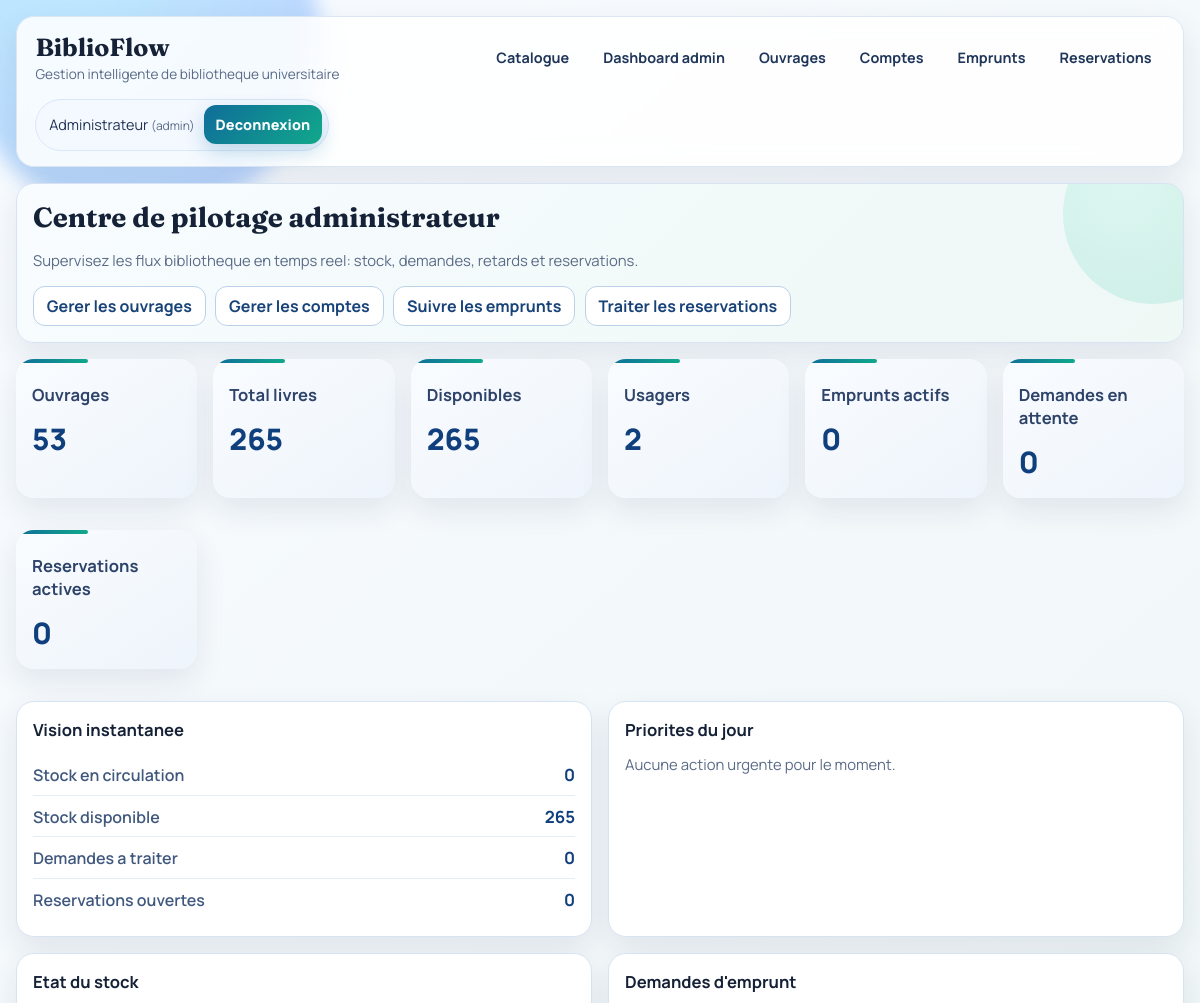
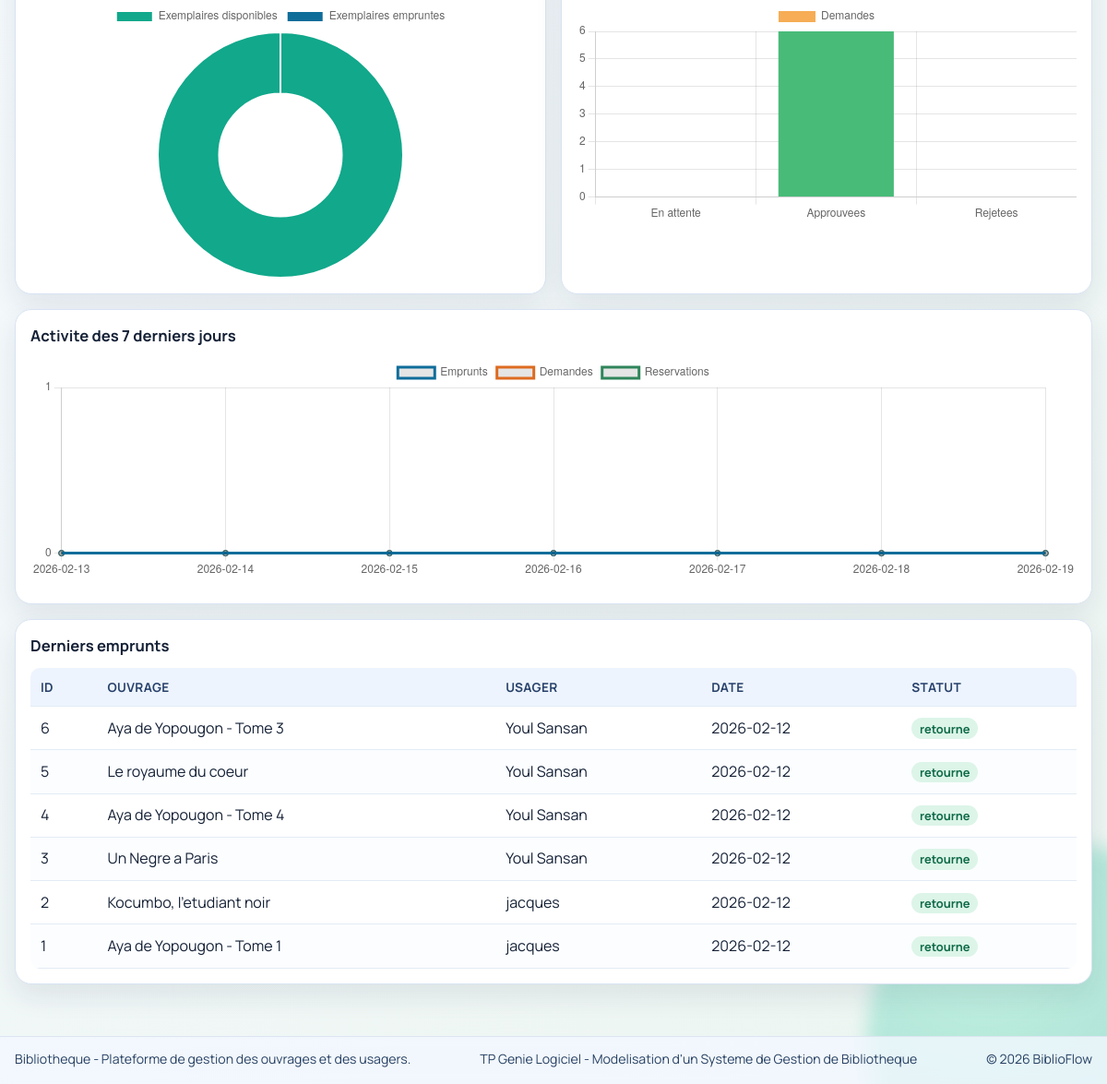
The page /admin (signed in) on the database its author committed (2 pictures, top to bottom).
### tables this page shows
CREATE TABLE users (
                id INTEGER PRIMARY KEY AUTOINCREMENT,
                full_name TEXT NOT NULL,
                email TEXT UNIQUE NOT NULL,
                phone TEXT,
                user_type TEXT NOT NULL DEFAULT 'adherent'
            , role TEXT NOT NULL DEFAULT 'user', password_hash TEXT, is_suspended INTEGER NOT NULL DEFAULT 0, suspension_reason TEXT, suspension_origin TEXT, suspension_date TEXT);

CREATE TABLE loans (
                id INTEGER PRIMARY KEY AUTOINCREMENT,
                user_id INTEGER NOT NULL,
                book_id INTEGER NOT NULL,
                loan_date TEXT NOT NULL DEFAULT (date('now')),
                due_date TEXT,
                return_date TEXT,
                FOREIGN KEY(user_id) REFERENCES users(id) ON DELETE CASCADE,
                FOREIGN KEY(book_id) REFERENCES books(id) ON DELETE CASCADE
            );

CREATE TABLE books (
                id INTEGER PRIMARY KEY AUTOINCREMENT,
                title TEXT NOT NULL,
                author TEXT NOT NULL,
                isbn TEXT UNIQUE,
                total_copies INTEGER NOT NULL CHECK(total_copies >= 0),
                available_copies INTEGER NOT NULL CHECK(available_copies >= 0)
            , publisher TEXT, publication_year INTEGER);

### app.py (the view)
@app.route("/admin")
@admin_required
def admin_dashboard():
    with get_db_connection() as conn:
        inventory_totals = conn.execute(
            """
            SELECT
                COALESCE(SUM(total_copies), 0) AS total_copies,
                COALESCE(SUM(available_copies), 0) AS available_copies
            FROM books
            """
        ).fetchone()
        stats = {
            "books": conn.execute("SELECT COUNT(*) AS c FROM books").fetchone()["c"],
            "users": conn.execute("SELECT COUNT(*) AS c FROM users WHERE role = 'user'").fetchone()["c"],
            "active_loans": conn.execute(
                "SELECT COUNT(*) AS c FROM loans WHERE return_date IS NULL"
            ).fetchone()["c"],
            "pending_requests": conn.execute(
                "SELECT COUNT(*) AS c FROM loan_requests WHERE status = 'pending'"
            ).fetchone()["c"],
            "active_reservations": conn.execute(
                "SELECT COUNT(*) AS c FROM reservations WHERE status = 'active'"
            ).fetchone()["c"],
            "total_copies": inventory_totals["total_copies"],
            "available_copies": inventory_totals["available_copies"],
            "borrowed_copies": inventory_totals["total_copies"] - inventory_totals["available_copies"],
        }
        request_status_rows = conn.execute(
            """
            SELECT status, COUNT(*) AS c
            FROM loan_requests
            GROUP BY status
            """
        ).fetchall()
        request_status = {"pending": 0, "approved": 0, "rejected": 0}
        for row in request_status_rows:
            if row["status"] in request_status:
                request_status[row["status"]] = row["c"]
        weekly_rows = conn.execute(
            """
            WITH RECURSIVE days(day) AS (
                SELECT date('now', '-6 day')
                UNION ALL
                SELECT date(day, '+1 day') FROM days WHERE day < date('now')
            )
            SELECT
                day,
                COALESCE((SELECT COUNT(*) FROM loans l WHERE l.loan_date = day), 0) AS loans_count,
                COALESCE((SELECT COUNT(*) FROM loan_requests r WHERE r.request_date = day), 0) AS requests_count,
                COALESCE((SELECT COUNT(*) FROM reservations rs WHERE rs.reservation_date = day), 0) AS reservations_count
            FROM days
            ORDER BY day
            """
        ).fetchall()
        recent_loans = conn.execute(
            """
            SELECT l.id, b.title AS book_title, u.full_name AS user_name,
                   l.loan_date, l.return_date
            FROM loans l
            JOIN books b ON b.id = l.book_id
            JOIN users u ON u.id = l.user_id
            ORDER BY l.id DESC
            LIMIT 10
            """
        ).fetchall()
    inventory_chart = {
        "labels": ["Exemplaires disponibles", "Exemplaires empruntes"],
        "values": [stats["available_copies"], stats["borrowed_copies"]],
    }
    requests_chart = {
        "labels": ["En attente", "Approuvees", "Rejetees"],
        "values": [request_status["pending"], request_status["approved"], request_status["rejected"]],
    }
    weekly_chart = {
        "labels": [row["day"] for row in weekly_rows],
        "loans": [row["loans_count"] for row in weekly_rows],
        "requests": [row["requests_count"] for row in weekly_rows],
        "reservations": [row["reservations_count"] for row in weekly_rows],
    }
    return render_template(
        "dashboard.html",
        stats=stats,
        recent_loans=recent_loans,
        inventory_chart=inventory_chart,
        requests_chart=requests_chart,
        weekly_chart=weekly_chart,
    )

### app.py (called while the page is built)
def get_db_connection() -> sqlite3.Connection:
    conn = sqlite3.connect(DB_PATH)
    conn.row_factory = sqlite3.Row
    conn.execute("PRAGMA foreign_keys = ON")
    return conn

def get_current_user() -> Optional[sqlite3.Row]:
    user_id = session.get("user_id")
    if not user_id:
        return None
    with get_db_connection() as conn:
        sync_user_suspensions(conn)
        return conn.execute("SELECT * FROM users WHERE id = ?", (user_id,)).fetchone()

def login_required(view):
    @wraps(view)
    def wrapped(*args, **kwargs):
        if not session.get("user_id"):
            flash("Veuillez vous connecter pour continuer.", "error")
            next_target = request.path if request.method == "GET" else url_for("catalog")
            return redirect(url_for("login", next=next_target))
        return view(*args, **kwargs)
    return wrapped

def admin_required(view):
    @wraps(view)
    @login_required
    def wrapped(*args, **kwargs):
        user = get_current_user()
        if user is None or user["role"] != "admin":
            flash("Acces reserve a l'administrateur.", "error")
            return redirect(url_for("user_dashboard"))
        return view(*args, **kwargs)
    return wrapped

@app.context_processor
def inject_user():
    return {"session_user": get_current_user(), "current_year": date.today().year}

### templates/dashboard.html (shortened to what this page needs)
{% extends "base.html" %}
{% block content %}
<section class="card hero-card page-head reveal-up">
    <h2>Centre de pilotage administrateur</h2>
    <p class="muted">Supervisez les flux bibliotheque en temps reel: stock, demandes, retards et reservations.</p>
    <div class="quick-links">
        <a class="btn-ghost" href="{{ url_for('books') }}">Gerer les ouvrages</a>
        <a class="btn-ghost" href="{{ url_for('users') }}">Gerer les comptes</a>
        <a class="btn-ghost" href="{{ url_for('loans') }}">Suivre les emprunts</a>
        <a class="btn-ghost" href="{{ url_for('reservations') }}">Traiter les reservations</a>
    </div>
</section>
<section class="stats-grid">
    <article class="card stat reveal-up"><h3>Ouvrages</h3><p>{{ stats.books }}</p></article>
    <article class="card stat reveal-up"><h3>Total livres</h3><p>{{ stats.total_copies }}</p></article>
    <article class="card stat reveal-up"><h3>Disponibles</h3><p>{{ stats.available_copies }}</p></article>
    <article class="card stat reveal-up"><h3>Usagers</h3><p>{{ stats.users }}</p></article>
    <article class="card stat reveal-up"><h3>Emprunts actifs</h3><p>{{ stats.active_loans }}</p></article>
    <article class="card stat reveal-up"><h3>Demandes en attente</h3><p>{{ stats.pending_requests }}</p></article>
    <article class="card stat reveal-up"><h3>Reservations actives</h3><p>{{ stats.active_reservations }}</p></article>
</section>
<section class="split-grid">
    <article class="card mini-panel reveal-up">
        <h3>Vision instantanee</h3>
        <div class="metric-line"><span>Stock en circulation</span><strong>{{ stats.borrowed_copies }}</strong></div>
        <div class="metric-line"><span>Stock disponible</span><strong>{{ stats.available_copies }}</strong></div>
        <div class="metric-line"><span>Demandes a traiter</span><strong>{{ stats.pending_requests }}</strong></div>
        <div class="metric-line"><span>Reservations ouvertes</span><strong>{{ stats.active_reservations }}</strong></div>
    </article>
    <article class="card mini-panel reveal-up">
        <h3>Priorites du jour</h3>
        {% if stats.pending_requests == 0 and stats.active_loans == 0 and stats.active_reservations == 0 %}
        <p class="muted">Aucune action urgente pour le moment.</p>
        {% endif %}
    </article>
</section>
<section class="dashboard-grid">
    <article class="card chart-card reveal-up">
        <h3>Etat du stock</h3>
        <div class="chart-wrap"><canvas id="inventoryChart"></canvas></div>
    </article>
    <article class="card chart-card reveal-up">
        <h3>Demandes d'emprunt</h3>
        <div class="chart-wrap"><canvas id="requestStatusChart"></canvas></div>
    </article>
</section>
<section class="card chart-card reveal-up">
    <h3>Activite des 7 derniers jours</h3>
    <div class="chart-wrap"><canvas id="weeklyActivityChart"></canvas></div>
</section>
<section class="card reveal-up">
    <h3>Derniers emprunts</h3>
    <table>
        <thead>
            <tr><th>ID</th><th>Ouvrage</th><th>Usager</th><th>Date</th><th>Statut</th></tr>
        </thead>
        <tbody>
            {% for loan in recent_loans %}
            <tr>
                <td>{{ loan.id }}</td>
                <td>{{ loan.book_title }}</td>
                <td>{{ loan.user_name }}</td>
                <td>{{ loan.loan_date }}</td>
                <td>
                    {% if loan.return_date %}
                    <span class="status-chip status-ok">retourne</span>
                    {% else %}
                    <span class="status-chip">en cours</span>
                    {% endif %}
                </td>
            </tr>
            {% else %}
            <tr><td colspan="5">Aucune donnee.</td></tr>
            {% endfor %}
        </tbody>
    </table>
</section>
{% endblock %}
{% block scripts %}
<script>
const inventoryData = {{ inventory_chart | tojson }};
const requestsData = {{ requests_chart | tojson }};
const weeklyData = {{ weekly_chart | tojson }};
new Chart(document.getElementById("inventoryChart"), {
    type: "doughnut",
    data: {
        labels: inventoryData.labels,
        datasets: [{
            data: inventoryData.values,
            backgroundColor: ["#11a88b", "#0f6d9a"]
        }]
    },
    options: { responsive: true, maintainAspectRatio: false }
});
new Chart(document.getElementById("requestStatusChart"), {
    type: "bar",
    data: {
        labels: requestsData.labels,
        datasets: [{
            label: "Demandes",
            data: requestsData.values,
            backgroundColor: ["#f6ad55", "#48bb78", "#f56565"]
        }]
    },
    options: {
        responsive: true,
        maintainAspectRatio: false,
        scales: { y: { beginAtZero: true, ticks: { precision: 0 } } }
    }
});
new Chart(document.getElementById("weeklyActivityChart"), {
    type: "line",
    data: {
        labels: weeklyData.labels,
        datasets: [
            { label: "Emprunts", data: weeklyData.loans, borderColor: "#0f6d9a", tension: 0.25 },
            { label: "Demandes", data: weeklyData.requests, borderColor: "#dd6b20", tension: 0.25 },
            { label: "Reservations", data: weeklyData.reservations, borderColor: "#2f855a", tension: 0.25 }
        ]
    },
    options: {
        responsive: true,
        maintainAspectRatio: false,
        scales: { y: { beginAtZero: true, ticks: { precision: 0 } } }
    }
});
</script>
{% endblock %}

### templates/base.html (shortened to what this page needs)
<!DOCTYPE html>
<html lang="fr">
<head>
    <link rel="stylesheet" href="{{ url_for('static', filename='style.css') }}">
</head>
<body>
<header class="topbar">
    <div class="brand-block">
        <a class="brand" href="{{ url_for('home') }}">BiblioFlow</a>
        <p>Gestion intelligente de bibliotheque universitaire</p>
    </div>
    <nav class="main-nav">
        <a href="{{ url_for('catalog') }}">Catalogue</a>
        {% if session_user and session_user.role == 'admin' %}
        <a href="{{ url_for('admin_dashboard') }}">Dashboard admin</a>
        <a href="{{ url_for('books') }}">Ouvrages</a>
        <a href="{{ url_for('users') }}">Comptes</a>
        <a href="{{ url_for('loans') }}">Emprunts</a>
        <a href="{{ url_for('reservations') }}">Reservations</a>
        {% elif session_user %}
        <a href="{{ url_for('user_dashboard') }}">Mon dashboard</a>
        {% endif %}
    </nav>
    {% if session_user %}
    <div class="session-box">
        <span>
            {{ session_user.full_name }} <small>({{ session_user.role }})</small>
        </span>
        <form method="post" action="{{ url_for('logout') }}">
            <button type="submit">Deconnexion</button>
        </form>
    </div>
    {% else %}
    <div class="session-box guest-box">
        <a class="btn-ghost" href="{{ url_for('login') }}">Connexion</a>
        <a class="btn-ghost" href="{{ url_for('register') }}">Inscription</a>
    </div>
    {% endif %}
</header>
<main class="container">
    {% block content %}{% endblock %}
</main>
<footer class="site-footer">
    <div class="site-footer-inner">
        <p>Bibliotheque - Plateforme de gestion des ouvrages et des usagers.</p>
        <p>TP Genie Logiciel - Modelisation d'un Systeme de Gestion de Bibliotheque</p>
        <p>&copy; {{ current_year }} BiblioFlow</p>
    </div>
</footer>
{% block scripts %}{% endblock %}
</body>
</html>

### rows shown on the page
users: full_name "Administrateur", role "admin"
loans: id "6", book_title "Aya de Yopougon - Tome 3", user_name "Youl Sansan", loan_date "2026-02-12", return_date "retourne"
loans: id "5", book_title "Le royaume du coeur", user_name "Youl Sansan", loan_date "2026-02-12", return_date "retourne"
loans: id "4", book_title "Aya de Yopougon - Tome 4", user_name "Youl Sansan", loan_date "2026-02-12", return_date "retourne"
loans: id "3", book_title "Un Negre a Paris", user_name "Youl Sansan", loan_date "2026-02-12", return_date "retourne"
loans: id "2", book_title "Kocumbo, l'etudiant noir", user_name "jacques", loan_date "2026-02-12", return_date "retourne"
loans: id "1", book_title "Aya de Yopougon - Tome 1", user_name "jacques", loan_date "2026-02-12", return_date "retourne"

### other values the page prints
{{ stats.books }} "53"
{{ stats.total_copies }} "265"
{{ stats.available_copies }} "265"
{{ stats.users }} "2"
{{ stats.active_loans }} "0"
{{ stats.pending_requests }} "0"
{{ stats.active_reservations }} "0"
{{ stats.borrowed_copies }} "0"
chart data {{ weekly_chart | tojson }} {"labels": ["2026-02-13", "2026-02-14", "2026-02-15", "2026-02-16", "2026-02-17", "2026-02-18", "2026-02-19"], "loans": [0, 0, 0, 0, 0, 0, 0], "requests": [0, 0, 0, 0, 0, 0, 0], "reservations": [0, 0, 0, 0, 0, 0, 0]}
